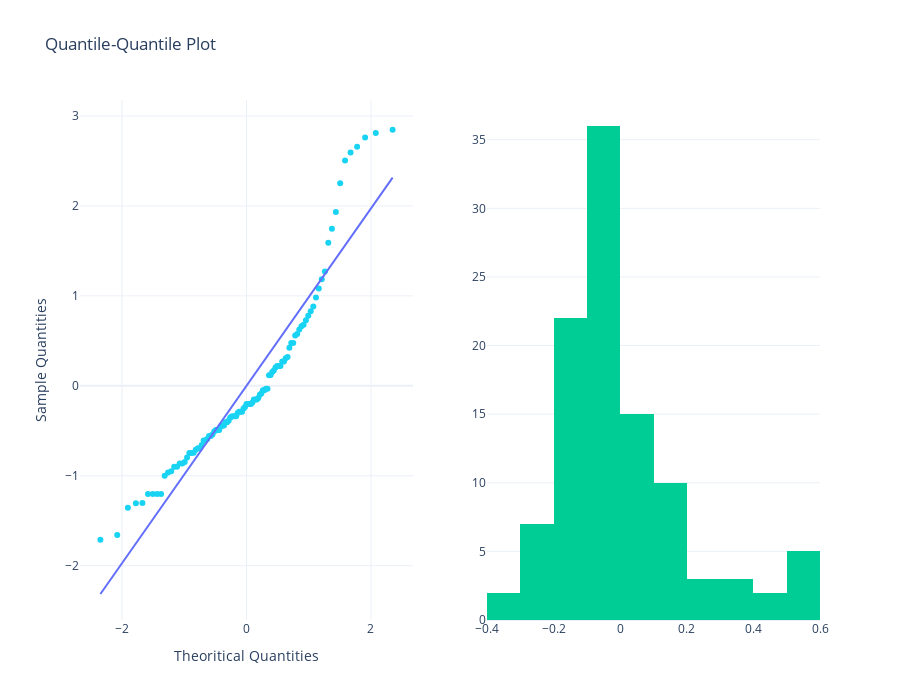

The notebook cell this image was saved under:
### Code cell
fig = make_subplots(rows=1,cols=2)

fig.add_trace({
    'type': 'scatter',
    'x': qqplot_data[0].get_xdata(),
    'y': qqplot_data[0].get_ydata(),
    'mode': 'markers',
    'marker': {
        'color': '#19d3f3'
    }
})

fig.add_trace({
    'type': 'scatter',
    'x': qqplot_data[1].get_xdata(),
    'y': qqplot_data[1].get_ydata(),
    'mode': 'lines',
    'line': {
        'color': '#636efa'
    }

})


fig['layout'].update({
    'title': 'Quantile-Quantile Plot',
    'xaxis': {
        'title': 'Theoritical Quantities',
        'zeroline': False
    },
    'yaxis': {
        'title': 'Sample Quantities'
    },
    'showlegend': False,
#    'width': 800,
    'height': 700,
})

fig.add_trace(
    go.Histogram(
        x=res.anova_model_out.resid
    ),row=1,col=2
)

fig.show()
